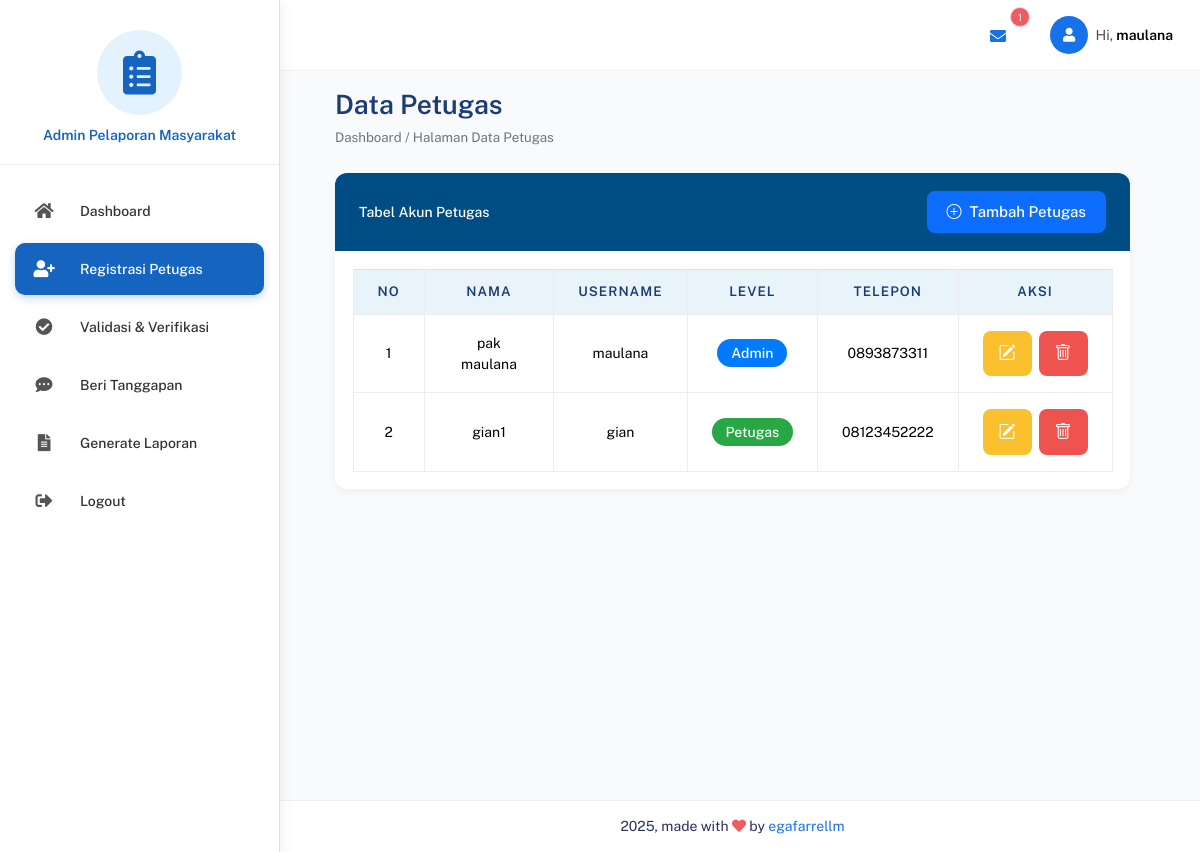
/backend_admin/pages/registrasi_petugas/index.php (signed in), run on the app's committed database.
### tables this page shows
CREATE TABLE `petugas` (
  `id_petugas` int NOT NULL,
  `nama_petugas` varchar(35) DEFAULT NULL,
  `username` varchar(25) DEFAULT NULL,
  `password` varchar(255) NOT NULL,
  `telp` varchar(13) DEFAULT NULL,
  `level` enum('admin','petugas') DEFAULT NULL
);

### backend_admin/pages/registrasi_petugas/index.php (the view, shortened to what this page needs)
<?php
include '../../partials/header.php';
include '../../partials/sidebar.php';
include '../../partials/navbar.php';
include '../../app.php';
$qPetugas = "SELECT * FROM petugas ORDER BY id_petugas DESC";
$result = mysqli_query($connect, $qPetugas) or die(mysqli_error($connect));
?>
<link href="https://cdn.jsdelivr.net/npm/bootstrap-icons@1.10.5/font/bootstrap-icons.css" rel="stylesheet">
<div class="content-wrapper">
    <div class="page-title">Data Petugas</div>
    <div class="breadcrumb">Dashboard / Halaman Data Petugas</div>
    <div class="card card-custom">
        <div class="card-header-custom">
            <span>Tabel Akun Petugas</span>
            <a href="create.php" class="btn-tambah"><i class="bi bi-plus-circle"></i> Tambah Petugas</a>
        </div>
        <div class="card-body">
            <div class="table-responsive">
                <table id="petugasTable" class="table table-bordered align-middle text-center mb-0">
                    <thead>
                        <tr>
                            <th style="width: 5%;">NO</th>
                            <th>NAMA</th>
                            <th>USERNAME</th>
                            <th>LEVEL</th>
                            <th>TELEPON</th>
                            <th style="width: 15%;">AKSI</th>
                        </tr>
                    </thead>
                    <tbody>
                        <?php if (mysqli_num_rows($result) > 0):
                            $no = 1;
                            while ($item = mysqli_fetch_assoc($result)): ?>
                        <tr>
                            <td><?= $no++; ?></td>
                            <td><?= htmlspecialchars($item['nama_petugas']); ?></td>
                            <td><?= htmlspecialchars($item['username']); ?></td>
                            <td>
                                <?php if ($item['level'] == 'admin'): ?>
                                    <span class="badge-level badge-admin">Admin</span>
                                <?php else: ?>
                                    <span class="badge-level badge-petugas">Petugas</span>
                                <?php endif; ?>
                            </td>
                            <td><?= htmlspecialchars($item['telp']); ?></td>
                            <td>
                                <div class="d-flex justify-content-center gap-2">
                                    <a href="edit_petugas.php?id=<?= $item['id_petugas']; ?>"
                                       class="btn-action btn-edit" title="Edit Petugas">
                                        <i class="bi bi-pencil-square"></i>
                                    </a>
                                    <a href="../../actions/registrasi_petugas/destroy.php?id=<?= $item['id_petugas']; ?>"
                                       onclick="return confirm('Yakin ingin menghapus data ini?')"
                                       class="btn-action btn-delete" title="Hapus Petugas">
                                        <i class="bi bi-trash"></i>
                                    </a>
                                </div>
                            </td>
                        </tr>
                        <?php endwhile; else: ?>
                        <tr>
                            <td colspan="6" class="text-center">Belum ada data petugas.</td>
                        </tr>
                        <?php endif; ?>
                    </tbody>
                </table>
            </div>
        </div>
    </div>
</div>
<?php
include '../../partials/footer.php';
include '../../partials/script.php';
?>

### backend_admin/pages/registrasi_petugas/index.php (style rules this page uses)
.content-wrapper { background-color: #f8fafc; min-height: 100vh; padding: 90px 70px 50px 70px; }
.page-title { font-size: 1.9rem; font-weight: 600; color: #1b3c74; margin-bottom: 8px; }
.breadcrumb { color: #6c757d; font-size: 0.95rem; margin-bottom: 25px; }
.card-custom { border-radius: 12px; overflow: hidden; box-shadow: 0 3px 8px rgba(0, 0, 0, 0.05); }
.card-header-custom { background-color: #004c84; color: white; padding: 18px 24px; display: flex; justify-content: space-between; align-items: center; font-weight: 500; }
.btn-tambah { background-color: #0d6efd; color: white; border: none; padding: 10px 20px; border-radius: 8px; font-weight: 500; display: flex; align-items: center; gap: 8px; font-size: 15px; transition: all 0.2s; }
.table th { background-color: #e8f4fa; color: #1b3c74; font-weight: 600; text-align: center; vertical-align: middle; }
.table td { vertical-align: middle; text-align: center; }
.btn-action { border: none; border-radius: 8px; color: #fff; padding: 10px 16px; font-size: 17px; transition: all 0.2s; display: inline-flex; align-items: center; justify-content: center; min-width: 44px; }
.btn-edit { background-color: #fbc02d; }
.btn-delete { background-color: #ef5350; }
.badge-level { padding: 6px 14px; border-radius: 20px; color: #fff; font-weight: 500; }
.badge-admin { background-color: #007bff; }
.badge-petugas { background-color: #28a745; }

### data on the page
petugas: nama_petugas "pak maulana", username "maulana", level "Admin", telp "0893873311"
petugas: nama_petugas "gian1", username "gian", level "Petugas", telp "08123452222"

### other printed values
$jumlah_notif "1"
$_SESSION['username'] "maulana"
